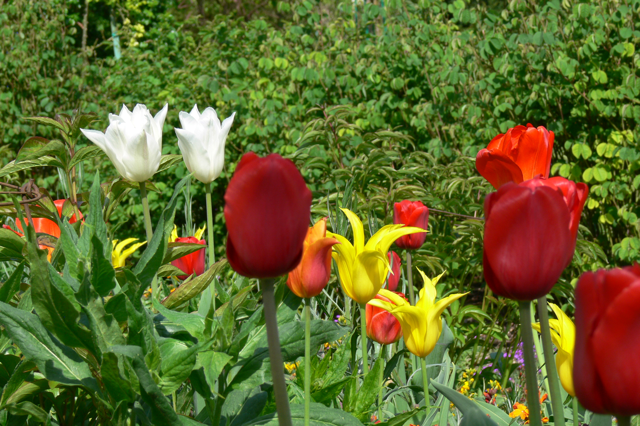
#> input picture ESTUDOS DIRIGIDOS/ED_6/flowers4.png, 640 x 426 px, found by its file name
$ jupyter execute ED_6.ipynb
#> lines starting #> are read from the running program, lines starting #| are printed output that depends on the picture
1) Leia e mostre a imagem flowers4.png em tons de cinza (grey) e formato
double.

2) Gerar um kernel médio de tamanho 15x15 com volume unitário (ou seja, todos
os elementos somam 1) e armazene na variável kU. Plote o Kernel

3) Aplicar o kernel kU à imagem usando a função iconv (). Armazene a imagem
resultante na variável imU.

4) Use a função kgauss () para gerar um filtro Gaussiano com sigma = 5 e com
meia largura de 8; armazene na variável kG. Plote o Kernel

5) Aplicar o kernel kG à imagem. Armazene a imagem resultante na variável
imG

6) Exiba as imagens imU e imG. Verifique os efeitos, notadamente a
consequência da operação não isotrópica na imU, onde linhas verticais e
horizontais são criadas.

**ED_6 - Kernels**

Aluno: Mauricio dos Santos de Jesus

[cell 1]
import cv2 as cv
import matplotlib.pyplot as plt
import numpy as np
import skimage

# Passo 1: Leitura e exibição da imagem em tons de cinza e formato double
flowers = cv.imread("/content/flowers4.png", cv.IMREAD_GRAYSCALE)
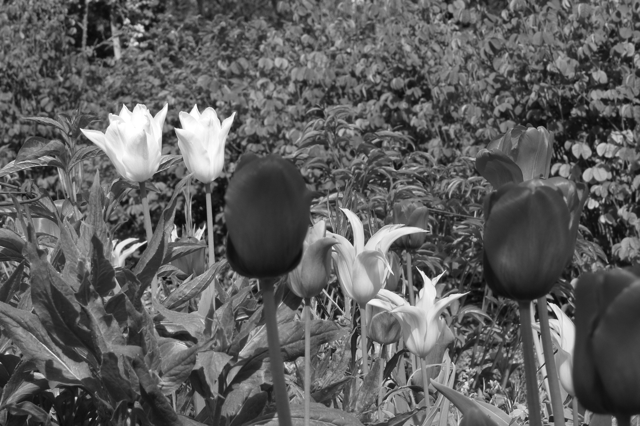
#> flowers: shape (426, 640); min 9, max 255, mean 94.6
flowers = skimage.img_as_float(flowers)
plt.imshow(flowers, cmap="gray")
plt.title("Imagem original em tons de cinza e formato double")
plt.show()

# Passo 2: Geração e exibição do kernel médio 15x15 com volume unitário (soma igual a 1)
kU = np.ones((15, 15)) / 225
plt.imshow(kU, cmap="gray")
plt.title("Kernel médio 15x15 com volume unitário")
plt.show()
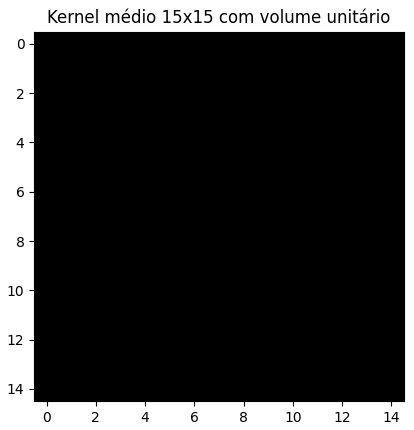
#> figure drawn by matplotlib, 1 panel

# Passo 3: Aplicação do kernel kU à imagem usando a função filter2D e armazenamento da imagem resultante em imU
imU = cv.filter2D(flowers, -1, kU)
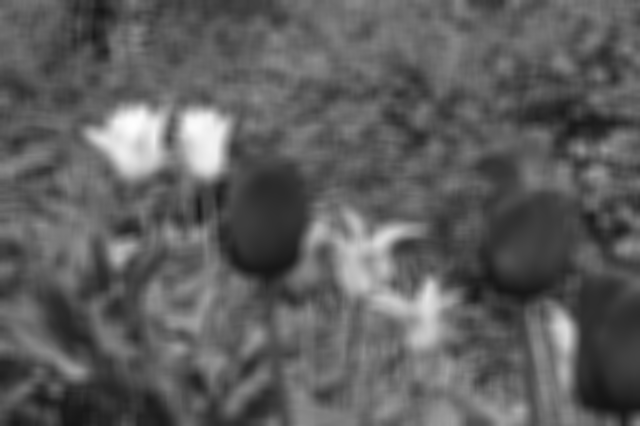
#> imU: shape (426, 640) float64; min 0.0797, max 0.997, mean 0.371

# Passo 4: Geração e exibição do filtro Gaussiano com sigma=5 e largura de 17
kG = cv.getGaussianKernel(17, 5)
plt.imshow(kG, cmap="gray")
plt.title("Filtro Gaussiano (sigma=5, size=17)")
plt.show()
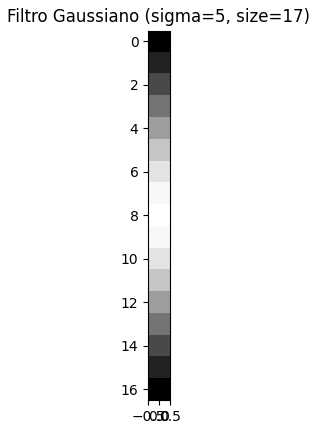
#> figure drawn by matplotlib, 1 panel

# Passo 5: Aplicação do filtro kG à imagem e armazenamento da imagem resultante em imG
imG = cv.filter2D(flowers, -1, kG)
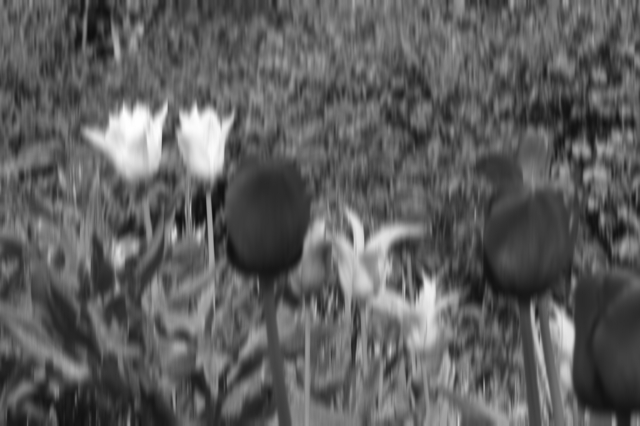
#> imG: shape (426, 640) float64; min 0.0516, max 1, mean 0.371

# Passo 6: Exibição das imagens imU e imG
fig, axes = plt.subplots(1, 2, figsize=(10, 5))
axes[0].imshow(imU, cmap="gray")
axes[0].set_title("Imagem com kernel kU aplicado")
axes[1].imshow(imG, cmap="gray")
axes[1].set_title("Imagem com filtro Gaussiano kG aplicado")
plt.show()
